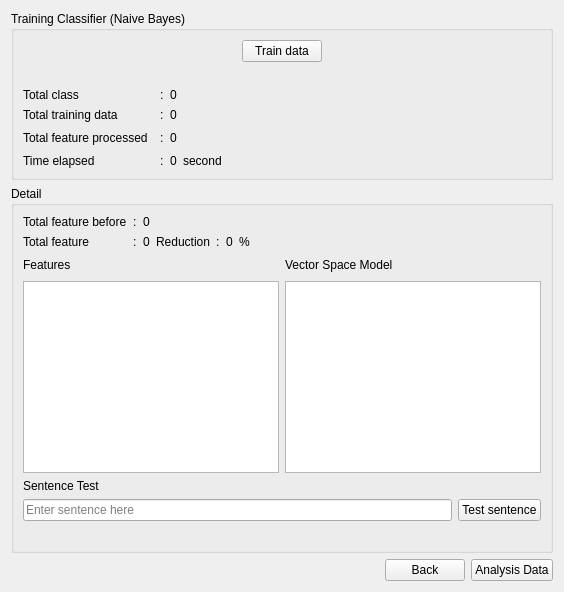
      <widget class="QWidget" name="tab_training">
       <attribute name="title">
        <string>Training</string>
       </attribute>
       <layout class="QGridLayout" name="gridLayout_15">
        <item row="2" column="1">
         <widget class="QPushButton" name="pushButton_training_back">
          <property name="text">
           <string>Back</string>
          </property>
         </widget>
        </item>
        <item row="2" column="2">
         <widget class="QPushButton" name="pushButton_training_analys">
          <property name="text">
           <string>Analysis Data</string>
          </property>
         </widget>
        </item>
        <item row="2" column="0">
         <spacer name="horizontalSpacer_13">
          <property name="orientation">
           <enum>Qt::Horizontal</enum>
          </property>
          <property name="sizeHint" stdset="0">
           <size>
            <width>40</width>
            <height>20</height>
           </size>
          </property>
         </spacer>
        </item>
        <item row="0" column="0" colspan="3">
         <widget class="QGroupBox" name="groupBox_5">
          <property name="title">
           <string>Training Classifier (Naive Bayes)</string>
          </property>
          <layout class="QGridLayout" name="gridLayout_16">
           <item row="5" column="4">
            <spacer name="horizontalSpacer_16">
             <property name="orientation">
              <enum>Qt::Horizontal</enum>
             </property>
             <property name="sizeHint" stdset="0">
              <size>
               <width>40</width>
               <height>20</height>
              </size>
             </property>
            </spacer>
           </item>
           <item row="6" column="4">
            <widget class="QLabel" name="label_34">
             <property name="text">
              <string>second</string>
             </property>
            </widget>
           </item>
           <item row="3" column="0">
            <widget class="QLabel" name="label_25">
             <property name="text">
              <string>Total class</string>
             </property>
            </widget>
           </item>
           <item row="4" column="0">
            <widget class="QLabel" name="label_23">
             <property name="text">
              <string>Total training data</string>
             </property>
            </widget>
           </item>
           <item row="5" column="0">
            <widget class="QLabel" name="label_24">
             <property name="text">
              <string>Total feature processed</string>
             </property>
            </widget>
           </item>
           <item row="4" column="3">
            <widget class="QLabel" name="label_training_total_data">
             <property name="text">
              <string>0</string>
             </property>
            </widget>
           </item>
           <item row="5" column="3">
            <widget class="QLabel" name="label_training_total_feature">
             <property name="text">
              <string>0</string>
             </property>
            </widget>
           </item>
           <item row="6" column="3">
            <widget class="QLabel" name="label_training_time">
             <property name="text">
              <string>0</string>
             </property>
            </widget>
           </item>
           <item row="3" column="3">
            <widget class="QLabel" name="label_training_total_class">
             <property name="text">
              <string>0</string>
             </property>
            </widget>
           </item>
           <item row="4" column="4" colspan="3">
            <widget class="QLabel" name="label_training_data_perclass">
             <property name="text">
              <string/>
             </property>
            </widget>
           </item>
           <item row="0" column="0" colspan="8">
            <layout class="QHBoxLayout" name="horizontalLayout_2">
             <item>
              <spacer name="horizontalSpacer_14">
               <property name="orientation">
                <enum>Qt::Horizontal</enum>
               </property>
               <property name="sizeHint" stdset="0">
                <size>
                 <width>40</width>
                 <height>20</height>
                </size>
               </property>
              </spacer>
             </item>
             <item>
              <widget class="QPushButton" name="pushButton_training">
               <property name="text">
                <string>Train data</string>
               </property>
              </widget>
             </item>
             <item>
              <spacer name="horizontalSpacer_15">
               <property name="orientation">
                <enum>Qt::Horizontal</enum>
               </property>
               <property name="sizeHint" stdset="0">
                <size>
                 <width>40</width>
                 <height>20</height>
                </size>
               </property>
              </spacer>
             </item>
            </layout>
           </item>
           <item row="2" column="0">
            <widget class="QLabel" name="label_training_status">
             <property name="text">
              <string/>
             </property>
            </widget>
           </item>
           <item row="6" column="0">
            <widget class="QLabel" name="label_26">
             <property name="text">
              <string>Time elapsed</string>
             </property>
            </widget>
           </item>
           <item row="3" column="2">
            <widget class="QLabel" name="label_27">
             <property name="text">
              <string>:</string>
             </property>
            </widget>
           </item>
           <item row="4" column="2">
            <widget class="QLabel" name="label_28">
             <property name="text">
              <string>:</string>
             </property>
            </widget>
           </item>
           <item row="6" column="2">
            <widget class="QLabel" name="label_30">
             <property name="text">
              <string>:</string>
             </property>
            </widget>
           </item>
           <item row="5" column="2">
            <widget class="QLabel" name="label_29">
             <property name="text">
              <string>:</string>
             </property>
            </widget>
           </item>
           <item row="5" column="6">
            <spacer name="horizontalSpacer_18">
             <property name="orientation">
              <enum>Qt::Horizontal</enum>
             </property>
             <property name="sizeHint" stdset="0">
              <size>
               <width>40</width>
               <height>20</height>
              </size>
             </property>
            </spacer>
           </item>
           <item row="5" column="5">
            <spacer name="horizontalSpacer_17">
             <property name="orientation">
              <enum>Qt::Horizontal</enum>
             </property>
             <property name="sizeHint" stdset="0">
              <size>
               <width>40</width>
               <height>20</height>
              </size>
             </property>
            </spacer>
           </item>
          </layout>
         </widget>
        </item>
        <item row="1" column="0" colspan="3">
         <widget class="QGroupBox" name="groupBox_training_eval">
          <property name="title">
           <string>Detail</string>
          </property>
          <layout class="QGridLayout" name="gridLayout_17">
           <item row="0" column="1">
            <spacer name="horizontalSpacer_20">
             <property name="orientation">
              <enum>Qt::Horizontal</enum>
             </property>
             <property name="sizeHint" stdset="0">
              <size>
               <width>40</width>
               <height>20</height>
              </size>
             </property>
            </spacer>
           </item>
           <item row="1" column="0" colspan="5">
            <layout class="QGridLayout" name="gridLayout_18">
             <item row="0" column="0">
              <widget class="QLabel" name="label_40">
               <property name="text">
                <string>Features</string>
               </property>
              </widget>
             </item>
             <item row="0" column="1">
              <widget class="QLabel" name="label_training_recall">
               <property name="text">
                <string>Vector Space Model</string>
               </property>
              </widget>
             </item>
             <item row="0" column="2">
              <spacer name="horizontalSpacer_21">
               <property name="orientation">
                <enum>Qt::Horizontal</enum>
               </property>
               <property name="sizeHint" stdset="0">
                <size>
                 <width>40</width>
                 <height>20</height>
                </size>
               </property>
              </spacer>
             </item>
             <item row="1" column="0">
              <widget class="QTableWidget" name="tableWidget_training_features"/>
             </item>
             <item row="0" column="3">
              <spacer name="horizontalSpacer_22">
               <property name="orientation">
                <enum>Qt::Horizontal</enum>
               </property>
               <property name="sizeHint" stdset="0">
                <size>
                 <width>40</width>
                 <height>20</height>
                </size>
               </property>
              </spacer>
             </item>
             <item row="1" column="1" colspan="3">
              <widget class="QTableWidget" name="tableWidget_training_vsm"/>
             </item>
            </layout>
           </item>
           <item row="0" column="0">
            <layout class="QGridLayout" name="gridLayout_8">
             <item row="0" column="0">
              <widget class="QLabel" name="label_31">
               <property name="text">
                <string>Total feature before</string>
               </property>
              </widget>
             </item>
             <item row="1" column="4">
              <widget class="QLabel" name="label_54">
               <property name="text">
                <string>:</string>
               </property>
              </widget>
             </item>
             <item row="1" column="3">
              <widget class="QLabel" name="label_53">
               <property name="text">
                <string>Reduction</string>
               </property>
              </widget>
             </item>
             <item row="1" column="5">
              <widget class="QLabel" name="label_training_reduction">
               <property name="text">
                <string>0</string>
               </property>
              </widget>
             </item>
             <item row="0" column="2">
              <widget class="QLabel" name="label_training_feature_before">
               <property name="text">
                <string>0</string>
               </property>
              </widget>
             </item>
             <item row="1" column="0">
              <widget class="QLabel" name="label_50">
               <property name="text">
                <string>Total feature</string>
               </property>
              </widget>
             </item>
             <item row="0" column="1">
              <widget class="QLabel" name="label_22">
               <property name="text">
                <string>:</string>
               </property>
              </widget>
             </item>
             <item row="1" column="1">
              <widget class="QLabel" name="label_51">
               <property name="text">
                <string>:</string>
               </property>
              </widget>
             </item>
             <item row="1" column="2">
              <widget class="QLabel" name="label_training_feature">
               <property name="text">
                <string>0</string>
               </property>
              </widget>
             </item>
             <item row="1" column="6">
              <widget class="QLabel" name="label_56">
               <property name="text">
                <string>%</string>
               </property>
              </widget>
             </item>
            </layout>
           </item>
           <item row="0" column="2">
            <spacer name="horizontalSpacer_19">
             <property name="orientation">
              <enum>Qt::Horizontal</enum>
             </property>
             <property name="sizeHint" stdset="0">
              <size>
               <width>40</width>
               <height>20</height>
              </size>
             </property>
            </spacer>
           </item>
           <item row="0" column="3">
            <spacer name="horizontalSpacer_27">
             <property name="orientation">
              <enum>Qt::Horizontal</enum>
             </property>
             <property name="sizeHint" stdset="0">
              <size>
               <width>40</width>
               <height>20</height>
              </size>
             </property>
            </spacer>
           </item>
           <item row="0" column="4">
            <spacer name="horizontalSpacer_26">
             <property name="orientation">
              <enum>Qt::Horizontal</enum>
             </property>
             <property name="sizeHint" stdset="0">
              <size>
               <width>40</width>
               <height>20</height>
              </size>
             </property>
            </spacer>
           </item>
           <item row="2" column="0" colspan="5">
            <layout class="QGridLayout" name="gridLayout_9">
             <item row="1" column="0">
              <widget class="QLineEdit" name="lineEdit_training_sentence">
               <property name="placeholderText">
                <string>Enter sentence here</string>
               </property>
              </widget>
             </item>
             <item row="1" column="1">
              <widget class="QPushButton" name="pushButton_training_test_sentence">
               <property name="text">
                <string>Test sentence</string>
               </property>
              </widget>
             </item>
             <item row="0" column="0">
              <widget class="QLabel" name="label_35">
               <property name="text">
                <string>Sentence Test</string>
               </property>
              </widget>
             </item>
             <item row="2" column="0">
              <widget class="QLabel" name="label_training_result_test_sentence">
               <property name="text">
                <string/>
               </property>
              </widget>
             </item>
            </layout>
           </item>
          </layout>
          <zorder>horizontalSpacer_20</zorder>
          <zorder>horizontalSpacer_19</zorder>
          <zorder>horizontalSpacer_26</zorder>
          <zorder>horizontalSpacer_27</zorder>
         </widget>
        </item>
       </layout>
      </widget>
